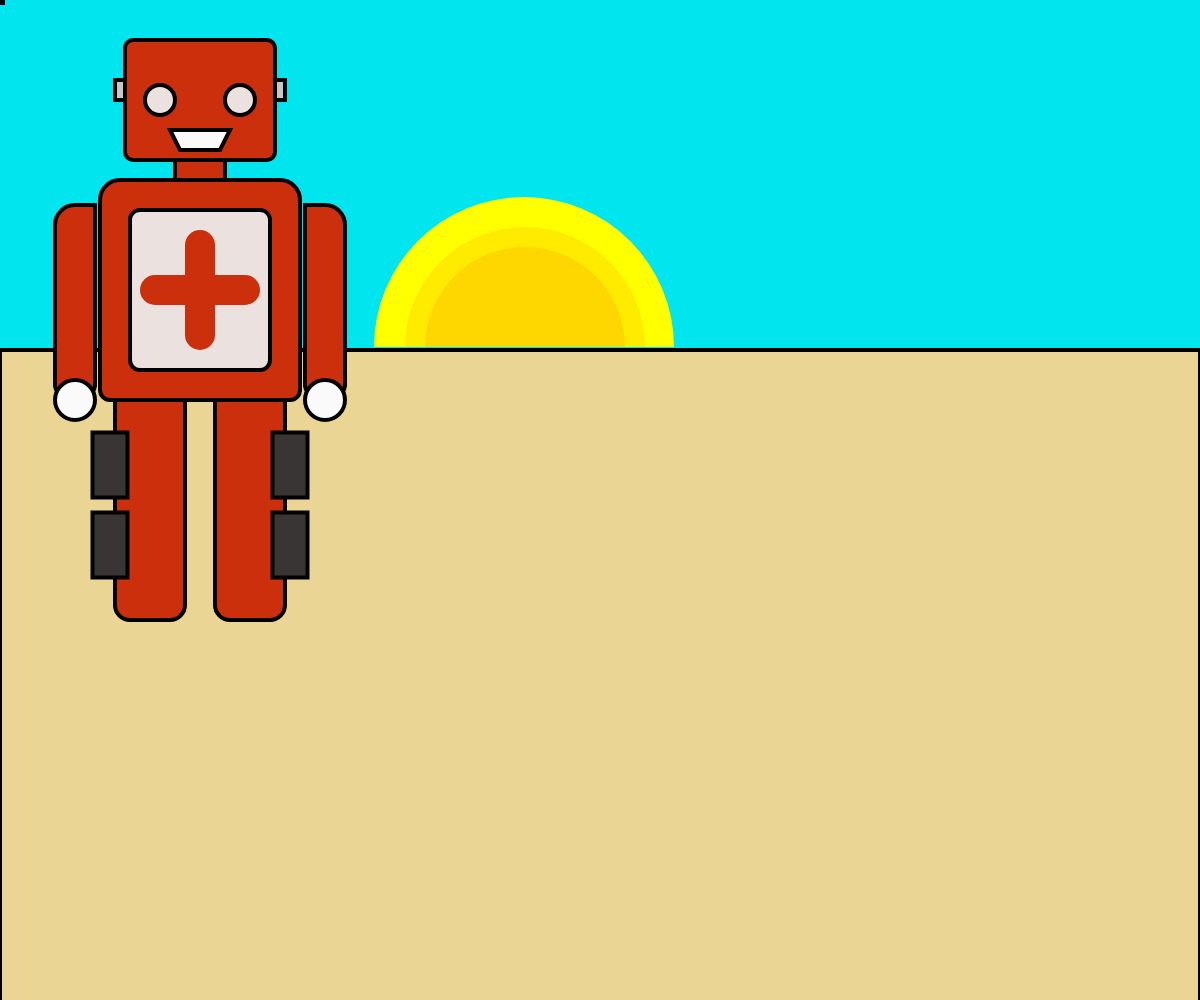
Frame 1 (no input)
Frame 60 (no input): identical to frame 1, image omitted
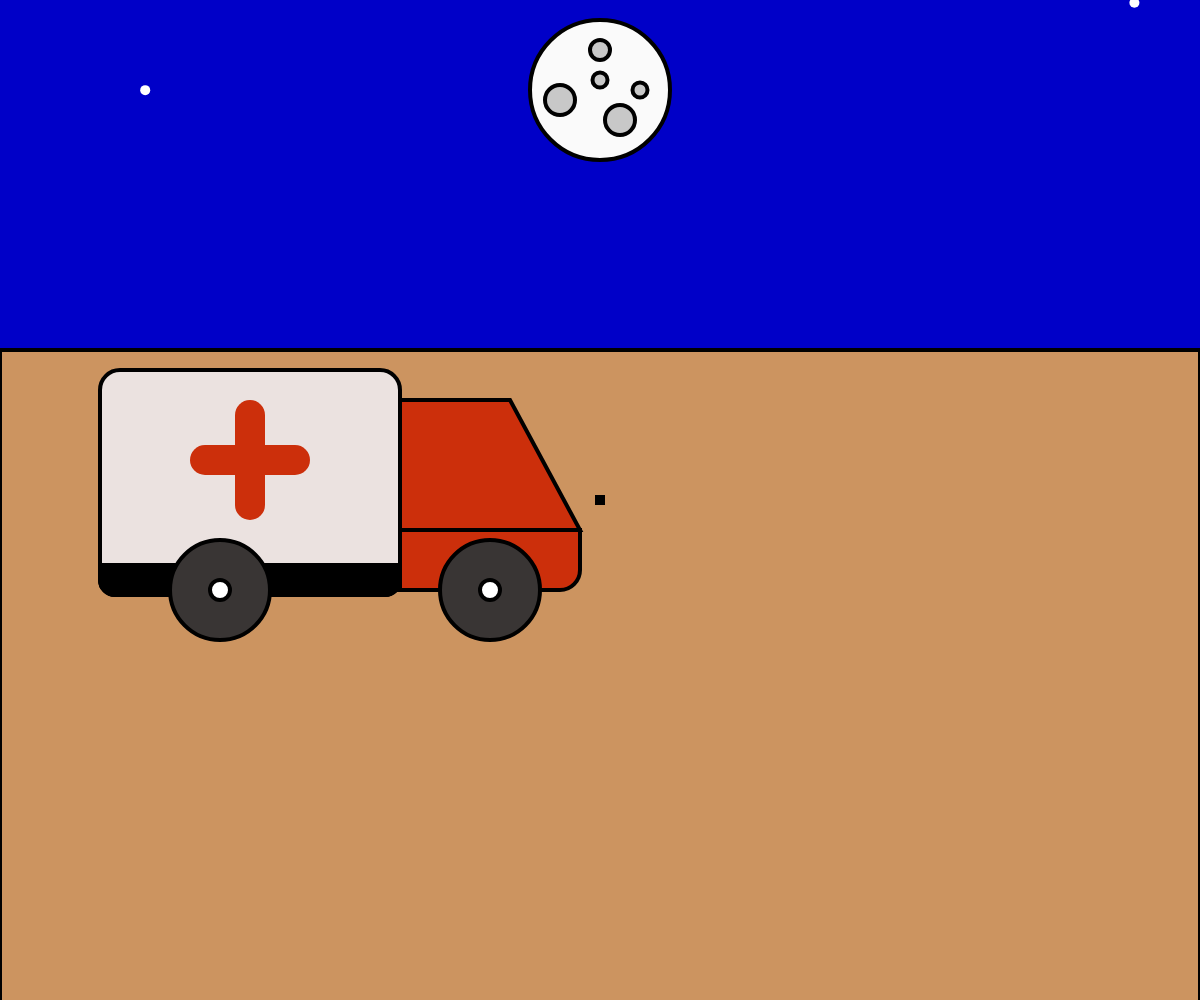
Frame 120 (the mouse pressed at the canvas centre since frame 60)

The p5.js sketch that drew these frames (run headless with seeded random() and noise() and a simulated clock; from frame 60 on, the mouse is pressed at the canvas centre):

// p5.js sketch
// ── sketch.js
function setup() {
  createCanvas(windowWidth,windowHeight);
}

function draw() {
  strokeWeight(4);
  stroke('black');
  background(0,229,238);
  rectMode(CENTER)
  
   if (mouseIsPressed == true) {
  background(0,0,200);
  fill(0,0,200)
  
} 
  rectMode(CORNER)  
  fill('#EBD595');
  rect(0,350,windowWidth,windowHeight);// Grond
    
  if (mouseIsPressed == true) {
  fill('#CC9460');
  rect(0,350,windowWidth,windowHeight);// Grond Donker
    }
 rectMode(CENTER)
  
  if (mouseIsPressed == false) {
  fill('#CC2F0B');
  rect(200, 100, 150, 120,8,8,8,8);//Hoofd
  rect(200,290, 200, 220,20,20,10,10);//Romp
  fill('#EBE2E0');
  rect(200,290, 140, 160,10,10,10,10);//Romp klein
  noStroke();
  fill('#CC2F0B');
  rect(200,290, 120, 30,20,20,20,20);//kruis
  rect(200,290, 30, 120,20,20,20,20);//kruis
  
  stroke('black');
    
  fill('#CC2F0B');
  rect(150,510,70, 220,0,0,15,15);//Been R
  rect(250,510, 70, 220,0,0,15,15);//Been L
  rect(75,300, 40, 190,30,0,10,10);//arm R
  rect(325,300, 40, 190,0,30,10,10);//arm L
  rect(200,170, 50, 20);//Nek
  
  fill(200);
  rect(120,90, 10, 20);//Oor L
  rect(280,90, 10, 20);//Oor R
  
  fill('#EBE2E0');
  ellipse(160,100,30,30)//Oog
  ellipse(240,100,30,30)//Oog
  fill(250);
  quad(170,130,230,130,220,150,180,150)//Mond
  
  ellipse(75, 400, 40, 40);//Hand L
  ellipse(325, 400, 40, 40);//Hand R
  
  fill('#393534');
  rect(290,465,35,65);
  rect(290,545,35,65);
  rect(110,465,35,65);
  rect(110,545,35,65);
  
  noStroke()
  fill(255,255,0)
  arc(524, 347, 300, 300, PI, TWO_PI)
  fill(255,235,0);
  arc(525, 347, 240, 240, PI, TWO_PI)
  fill(255,215,0);
  arc(525, 347, 200, 200, PI, TWO_PI)
  
  } 
  
  if (mouseIsPressed == true) {
    
   stroke(255); // Black pencil
  strokeWeight(10); //"Hard pencil"

  for (i = 0; i < 2; i++) {
  point(random(windowWidth), random(350));
  }
    
  strokeWeight(4);
  stroke('black');
  fill(250);  
  ellipse(600,90, 140,140);//maan
  fill(200);
    ellipse(640,90, 15,15);//maan k
    ellipse(560,100, 30,30);//maan k
    ellipse(620,120, 30,30);//maan k
    ellipse(600,50, 20,20);//maan k
    ellipse(600,80, 15,15);//maan k
} 
  
  
  
  //Auto
  if (mouseIsPressed == true) {
    
    
  stroke('black');
  fill('#EBE2E0');
  rect(250,480, 300, 220,20,20,0,20);//Bak
  rect(250,580, 300, 30,0,0,20,20);//Bak
  fill('#CC2F0B');
  quad(400,530,580,530,510,400,400,400)//Cabine 1
  rect(490,560, 180, 60,0,0,20,0);//Cabine 2
  fill('#000000');
  rect(250,580, 300, 30,0,0,20,20);//Bak
  fill('#393534');
  ellipse(490, 590,100,100);//wiel 2
  ellipse(220, 590,100,100);//wiel
  fill('#FFFFFF');
  ellipse(220, 590,20,20);//As
  ellipse(490, 590,20,20);//As 2
  noStroke();
  fill('#CC2F0B');
  rect(250,460, 120, 30,20,20,20,20);//kruis
  rect(250,460, 30, 120,20,20,20,20);//kruis
    
  }
  
  fill(0)
  rect(mouseX,mouseY,10,10)
  
  

  
  }
// ── Robot.html
<!DOCTYPE html>
<html lang="en">
  <head>
    <meta charset="utf-8" />
    <meta name="viewport" content="width=device-width, initial-scale=1.0">

    <title>Sketch</title>

    <link rel="stylesheet" type="text/css" href="style.css">

     </head>

  <body>
    <div class="navbar"> 

      <a href="/index.html">Home</a>
    </div>

    <section>

      <iframe id="P5JSframe" src="https://editor.p5js.org/IvanGarciaJuarez/full/8BmnEoLr5" height="1280" width="2040" >
      </iframe>

    </section>
    
               
  </body>
</html>

// ── style.css
html, body {
  margin: 0;
  padding: 0;
}

canvas {
  display: block;
}

/* Style the top navigation bar */
.navbar {
  overflow: hidden;
  background-color: #222122;
  position: fixed; /* Set the navbar to fixed position */
  width: 100%;
}

/* Style the navigation bar links */
.navbar a {
  float: right;
  display: block;
  color: white;
  text-align: center;
  padding: 14px 20px;
  text-decoration: none;

}

/* Right-aligned link */
.navbar a.right {
  float: right;
}

/* Change color on hover */
.navbar a:hover {
  background-color: #ddd;
  color: black;
}

/* Change color on active */
.navbar a:active {
  background-color: rgb(92, 138, 245);
  color: black;
}
